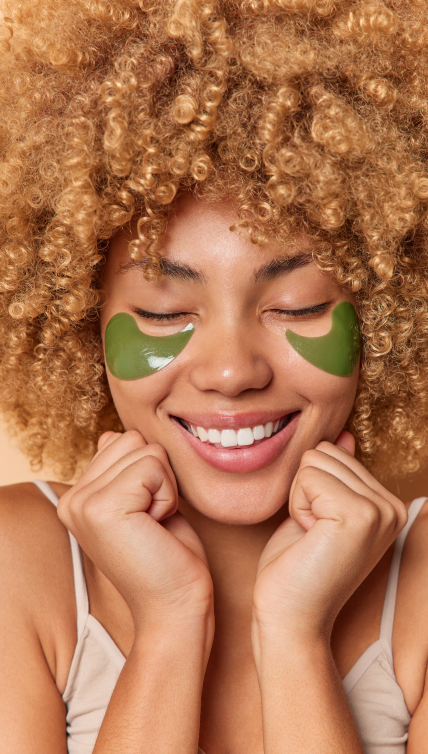
#> input picture input_image.jpg, 428 x 754 px, found by its file name
$ python example.py
#> lines starting #> are read from the running program, lines starting #| are printed output that depends on the picture; after the words box and inside, x2 and y2 are one past the last pixel; in counts of white or black regions, pixels touching at a corner belong together
### cartoonizer/preprocessing.py
from PIL import Image, ImageOps, ImageFilter

def preprocess_image(image_path):
#> called with image_path = 'input_image.jpg'
    image = Image.open(image_path).convert('RGB')
    image = image.filter(ImageFilter.MedianFilter(7))  # Apply median blur
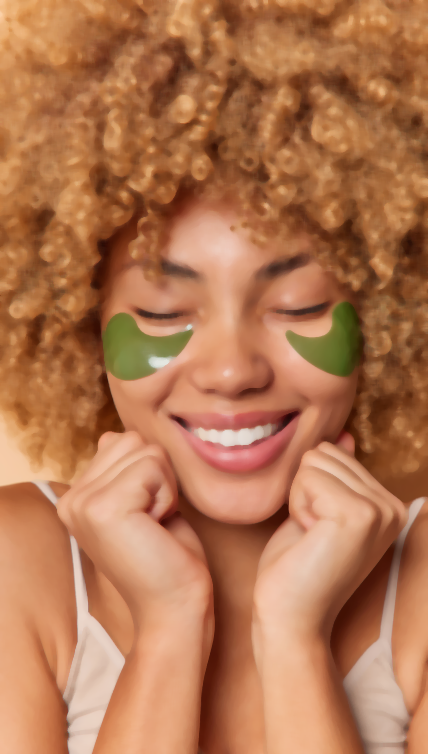
#> image: PIL image 428x754 RGB; mean R, G, B 178.3, 118.2, 81.5
    return image

### cartoonizer/edge_detection.py
import cv2
import numpy as np

def detect_edges(image):
    gray_image = cv2.cvtColor(np.array(image), cv2.COLOR_RGB2GRAY)
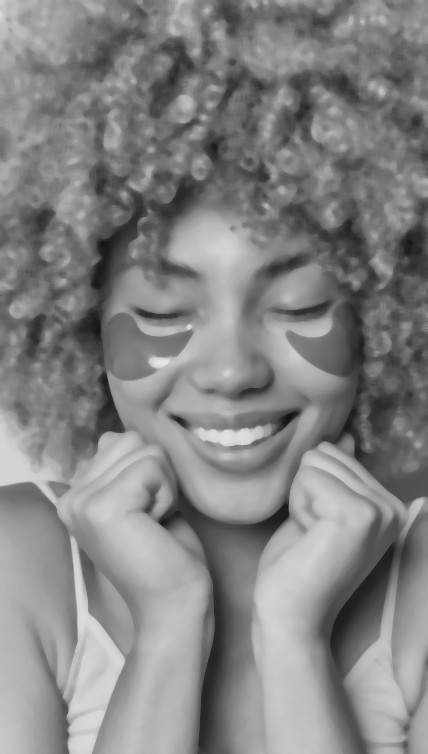
#> gray_image: shape (754, 428); min 16, max 229, mean 132
    edges = cv2.adaptiveThreshold(cv2.medianBlur(gray_image, 5), 255,
                                  cv2.ADAPTIVE_THRESH_MEAN_C,
                                  cv2.THRESH_BINARY, 9, 2)
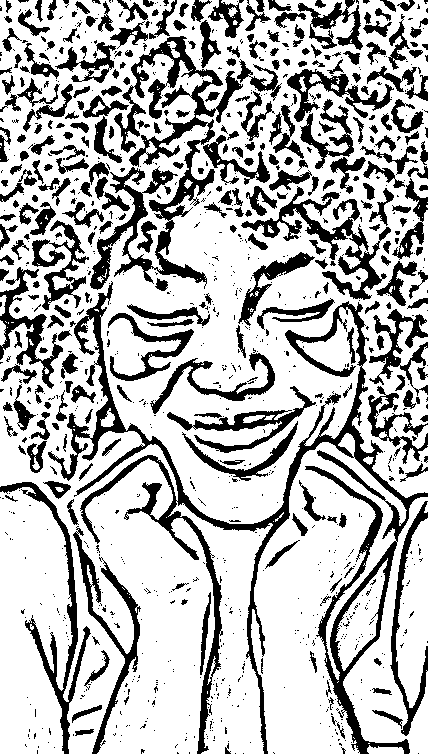
#> edges: shape (754, 428); 72% white; 1037 black regions (737 under 20 px), largest, box (x1, y1, x2, y2) and area: (48, 281, 428, 754) 17756, (90, 36, 243, 290) 8944, (241, 186, 391, 300) 3511
    return edges

### cartoonizer/color_quantization.py
import cv2
import numpy as np

def color_quantization(image, k=9):
#> called with k = 9
    data = np.float32(image).reshape((-1, 3))
    criteria = (cv2.TERM_CRITERIA_EPS + cv2.TERM_CRITERIA_MAX_ITER, 100, 0.2)
    _, label, center = cv2.kmeans(data, k, None, criteria, 10, cv2.KMEANS_RANDOM_CENTERS)
#> center = [[88.08, 38.91, 16.97], [229.7, 193.7, 172.2], [176.7, 109.7, 67.36], [215.1, 149.7, 109.7], [153.7, 89.12, 51.07], [197.7, 129.7, 86.31], [124.8, 66.72, 36.05], [123.3, 121.2, 60.44], [227.4, 170.5, 136.4]]
    center = np.uint8(center)
#> center = [[88, 38, 16], [229, 193, 172], [176, 109, 67], [215, 149, 109], [153, 89, 51], [197, 129, 86], [124, 66, 36], [123, 121, 60], [227, 170, 136]]
    result = center[label.flatten()]
    result = result.reshape(image.shape)
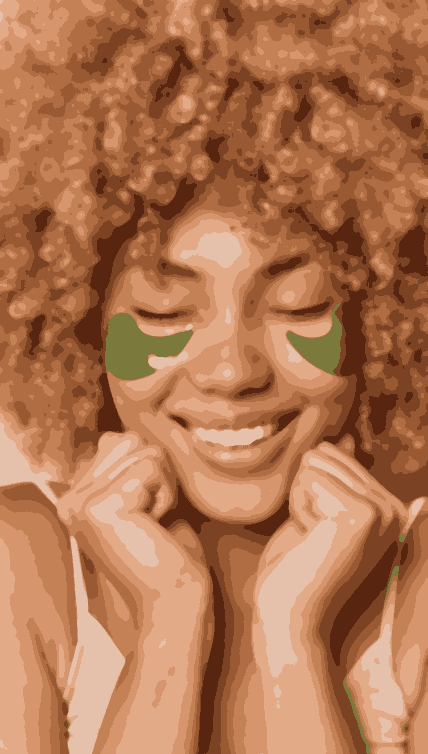
#> result: shape (754, 428, 3); mean of channels 0, 1, 2 177.7, 117.6, 81.1; drawn as R, G, B
    return result

### cartoonizer/cartoon_effect.py
from PIL import Image
import numpy as np
import cv2
from .preprocessing import preprocess_image
from .edge_detection import detect_edges
from .color_quantization import color_quantization

def apply_cartoon_effect(image_path, output_path):
    # Preprocess the image
    preprocessed_image = preprocess_image(image_path)

    # Detect edges
    edges = detect_edges(preprocessed_image)

    # Apply color quantization
    quantized_image = color_quantization(np.array(preprocessed_image))

    # Combine edges and quantized image
    edges_colored = cv2.cvtColor(edges, cv2.COLOR_GRAY2RGB)
    cartoon_image = cv2.bitwise_and(quantized_image, edges_colored)
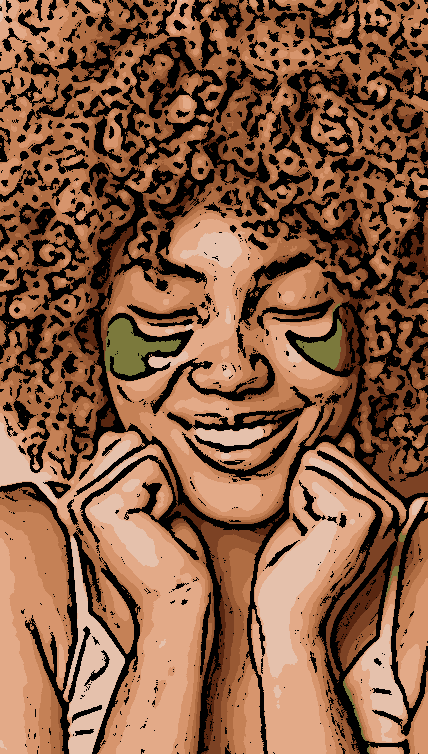
#> cartoon_image: shape (754, 428, 3); mean of channels 0, 1, 2 136.1, 92.7, 66.1; drawn as R, G, B

    # Save the result
    result_image = Image.fromarray(cartoon_image)
    result_image.save(output_path)

### examples/example.py
from cartoonizer import apply_cartoon_effect

# Example usage
apply_cartoon_effect('input_image.jpg', 'output_image.png')
